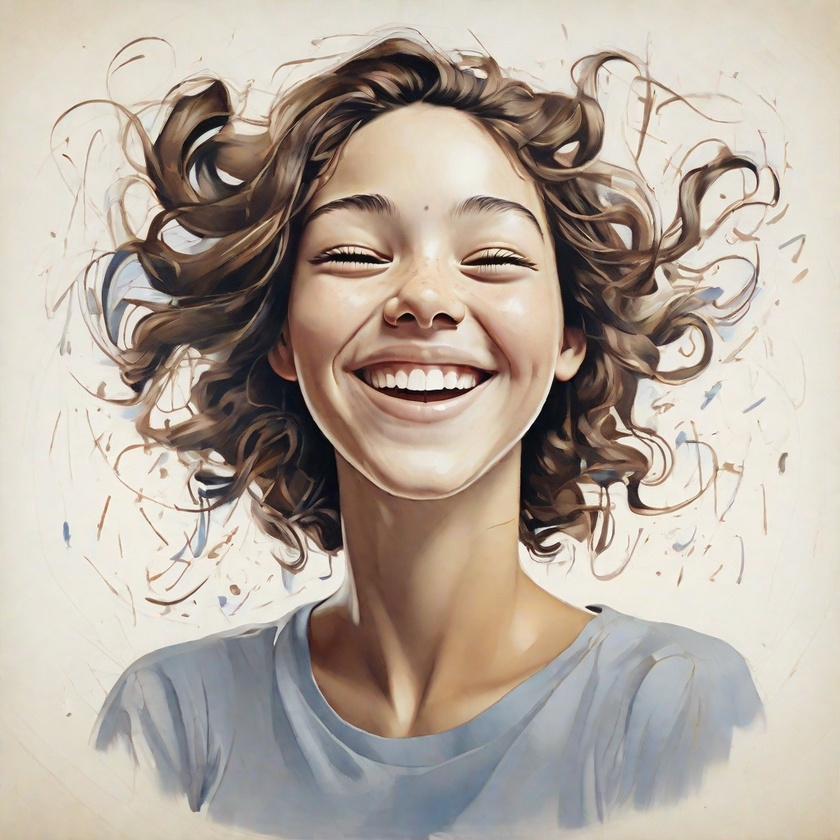
#> input picture REPOSITORIO IMAGENES/LEONARDO/ESP/001.jpg, 840 x 840 px, shrunk from 1024 x 1024 before the run; its folder holds 4 pictures in this run
$ jupyter execute --allow-errors ORB.ipynb
#> lines starting #> are read from the running program, lines starting #| are printed output that depends on the picture
[cell 1]
import cv2
import numpy as np
import matplotlib.pyplot as plt
from skimage.feature import match_descriptors, plot_matches
import glob

import time

# Código que quieres medir
start_time = time.time()

# Rutas de las carpetas de imágenes en español e inglés
carpeta_imagenes_espanol = 'LEONARDO/ESP/*.jpg'
carpeta_imagenes_ingles = 'LEONARDO/ENG/*.jpg'

# Lista para almacenar las imágenes
img_espanol = []
img_ingles = []

# Obtener la lista de nombres de archivo de las imágenes en las carpetas
archivos_imagenes_espanol = glob.glob(carpeta_imagenes_espanol)
archivos_imagenes_ingles = glob.glob(carpeta_imagenes_ingles)

# Leer las imágenes de la carpeta en español
for nombre_archivo in archivos_imagenes_espanol:
    imagen = cv2.imread(nombre_archivo, cv2.IMREAD_GRAYSCALE)
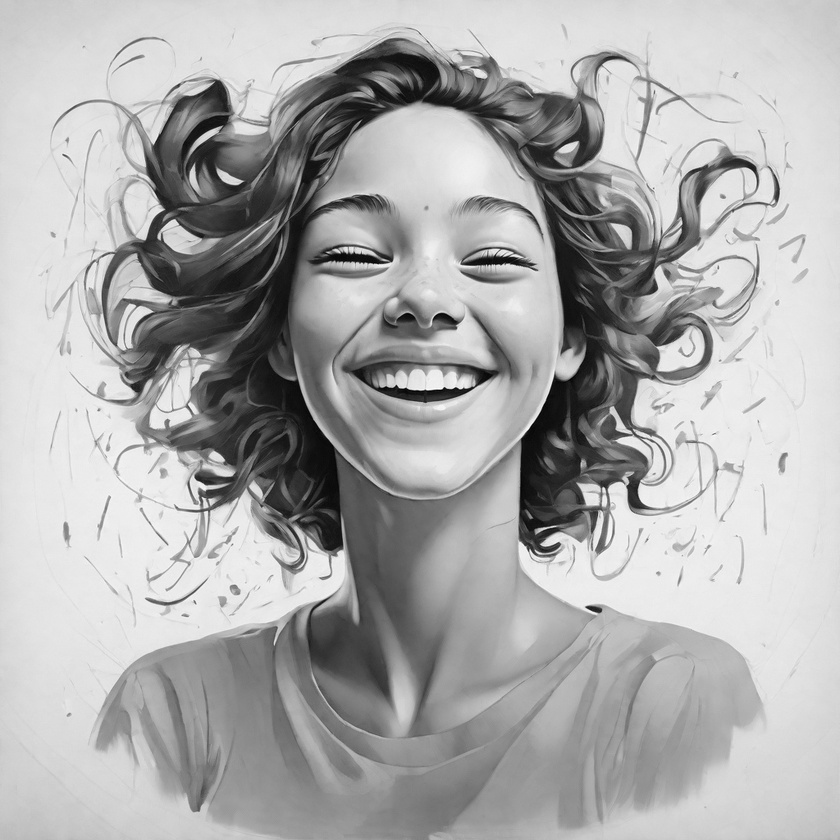
#> imagen: shape (840, 840); min 0, max 255, mean 172.4
    if imagen is not None:
        img_espanol.append(imagen)
#> pass 2 of the loop `for nombre_archivo in archivos_imagenes_espanol:`:
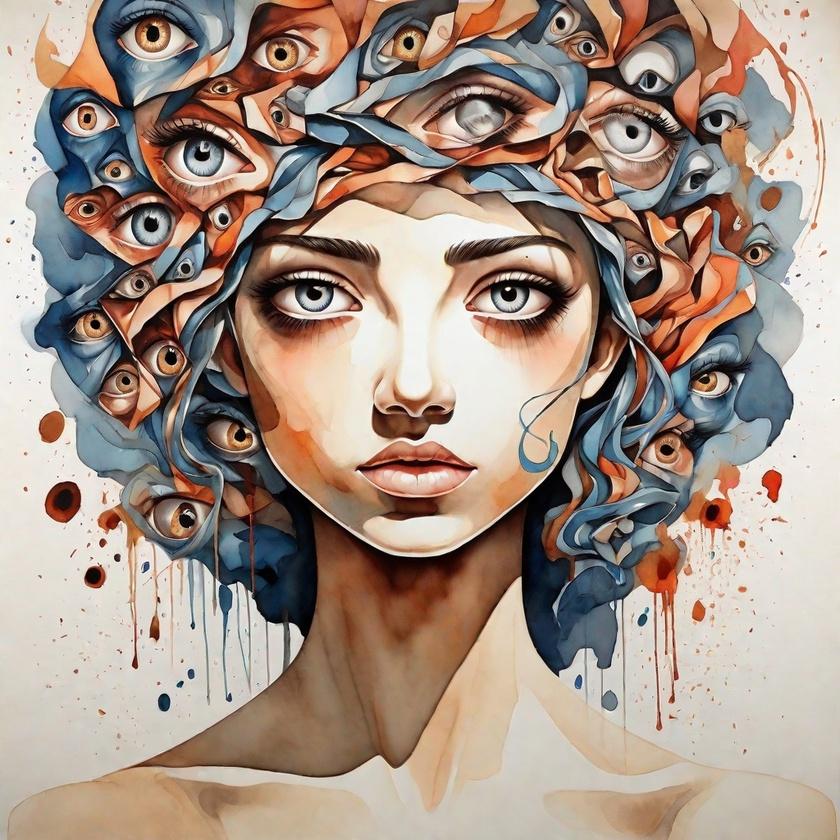
#> input picture REPOSITORIO IMAGENES/LEONARDO/ESP/003.jpg, 840 x 840 px, shrunk from 1024 x 1024 before the run
#> `imagen = cv2.imread(nombre_archivo, cv2.IMREAD_GRAYSCALE)`:
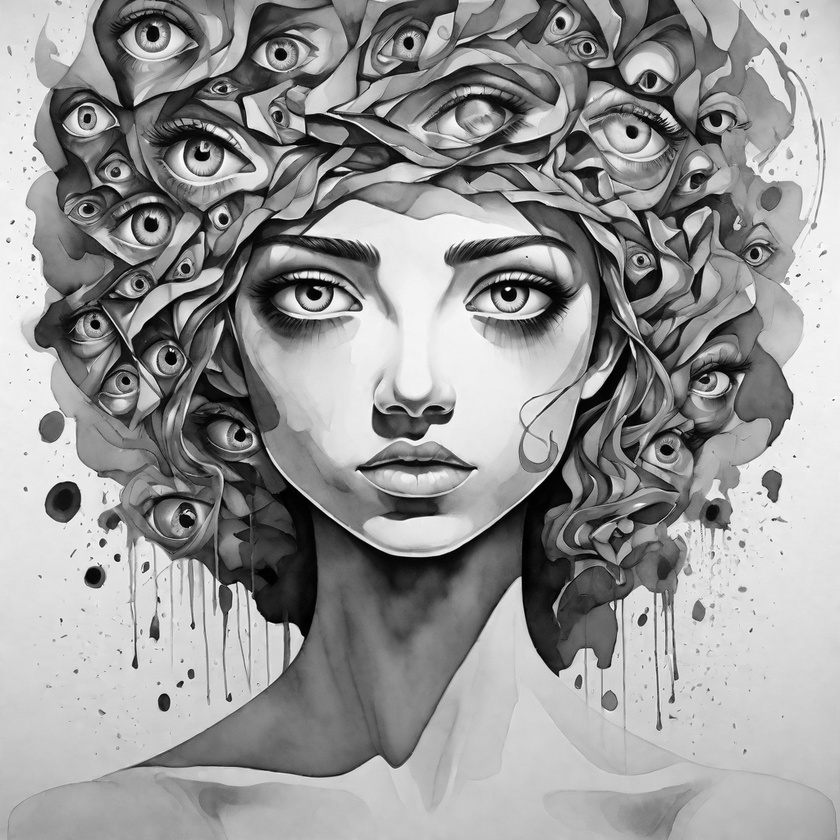
#> imagen: shape (840, 840); min 0, max 255, mean 150.6

# Leer las imágenes de la carpeta en inglés
for nombre_archivo in archivos_imagenes_ingles:
    imagen = cv2.imread(nombre_archivo, cv2.IMREAD_GRAYSCALE)
    if imagen is not None:
        img_ingles.append(imagen)

# Crear el detector ORB
orb = cv2.ORB_create()

# Lista para almacenar keypoints y descriptores de las imágenes
keypoints_espanol = []
descriptores_espanol = []
keypoints_ingles = []
descriptores_ingles = []

# Procesar las imágenes en español para obtener keypoints y descriptores
for img in img_espanol:
    kp, des = orb.detectAndCompute(img, None)
    keypoints_espanol.append(kp)
    descriptores_espanol.append(des)

# Procesar las imágenes en inglés para obtener keypoints y descriptores
for img in img_ingles:
    kp, des = orb.detectAndCompute(img, None)
    keypoints_ingles.append(kp)
    descriptores_ingles.append(des)


# Comparación de descriptores de imágenes en español e inglés
for i in range(min(len(descriptores_espanol), len(descriptores_ingles))):
    matches = match_descriptors(descriptores_espanol[i], descriptores_ingles[i], cross_check=True)

    distancia_descriptores = []
    for match in matches:
        idx_espanol, idx_ingles = match  # Índices de los descriptores en español e inglés
        distancia = np.linalg.norm(descriptores_espanol[i][idx_espanol] - descriptores_ingles[i][idx_ingles])
        distancia_descriptores.append(distancia)

    distancia_media = np.mean(distancia_descriptores)
    print(f"Distancia media de descriptores entre imágenes {i+1}: {distancia_media}")


# Comparar los descriptores de las imágenes en español con las imágenes en inglés
#> (the rest of this cell did not finish here and is left out)
